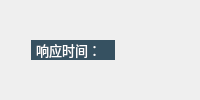
                   <widget class="QWidget" name="widget_response_bottom" native="true">
                    <property name="minimumSize">
                     <size>
                      <width>0</width>
                      <height>25</height>
                     </size>
                    </property>
                    <property name="font">
                     <font>
                      <family>OPPOSans B</family>
                      <pointsize>10</pointsize>
                      <stylestrategy>PreferAntialias</stylestrategy>
                     </font>
                    </property>
                    <property name="styleSheet">
                     <string notr="true">#widget_response_bottom{
	background-color: rgb(54, 81, 97);
	border-bottom-left-radius: 10px;
	border-bottom-right-radius: 10px;
}
</string>
                    </property>
                    <layout class="QHBoxLayout" name="horizontalLayout_6">
                     <property name="spacing">
                      <number>0</number>
                     </property>
                     <property name="leftMargin">
                      <number>3</number>
                     </property>
                     <property name="topMargin">
                      <number>3</number>
                     </property>
                     <property name="rightMargin">
                      <number>0</number>
                     </property>
                     <property name="bottomMargin">
                      <number>3</number>
                     </property>
                     <item>
                      <spacer name="horizontalSpacer_29">
                       <property name="font">
                        <font>
                         <stylestrategy>PreferAntialias</stylestrategy>
                        </font>
                       </property>
                       <property name="orientation">
                        <enum>Qt::Horizontal</enum>
                       </property>
                       <property name="sizeType">
                        <enum>QSizePolicy::Fixed</enum>
                       </property>
                       <property name="sizeHint" stdset="0">
                        <size>
                         <width>10</width>
                         <height>20</height>
                        </size>
                       </property>
                      </spacer>
                     </item>
                     <item>
                      <widget class="QLabel" name="label_req">
                       <property name="font">
                        <font>
                         <family>OPPOSans B</family>
                         <pointsize>10</pointsize>
                         <stylestrategy>PreferAntialias</stylestrategy>
                        </font>
                       </property>
                       <property name="styleSheet">
                        <string notr="true">color: rgb(255, 255, 255);
background-color: rgba(255, 255, 255, 0);
border-top-left-radius: 15px;
border: 0px solid rgba(212, 212, 212, 50);</string>
                       </property>
                       <property name="text">
                        <string/>
                       </property>
                      </widget>
                     </item>
                     <item>
                      <spacer name="horizontalSpacer_7">
                       <property name="font">
                        <font>
                         <stylestrategy>PreferAntialias</stylestrategy>
                        </font>
                       </property>
                       <property name="orientation">
                        <enum>Qt::Horizontal</enum>
                       </property>
                       <property name="sizeType">
                        <enum>QSizePolicy::Fixed</enum>
                       </property>
                       <property name="sizeHint" stdset="0">
                        <size>
                         <width>10</width>
                         <height>20</height>
                        </size>
                       </property>
                      </spacer>
                     </item>
                     <item>
                      <widget class="QLabel" name="label_time">
                       <property name="minimumSize">
                        <size>
                         <width>0</width>
                         <height>0</height>
                        </size>
                       </property>
                       <property name="maximumSize">
                        <size>
                         <width>16777215</width>
                         <height>20</height>
                        </size>
                       </property>
                       <property name="font">
                        <font>
                         <family>OPPOSans B</family>
                         <pointsize>10</pointsize>
                         <stylestrategy>PreferAntialias</stylestrategy>
                        </font>
                       </property>
                       <property name="styleSheet">
                        <string notr="true">background-color: rgb(54, 81, 97);
color: rgb(255, 255, 255);
padding-left:2px;
padding-right:10px;</string>
                       </property>
                       <property name="text">
                        <string>响应时间：</string>
                       </property>
                      </widget>
                     </item>
                     <item>
                      <spacer name="horizontalSpacer_24">
                       <property name="font">
                        <font>
                         <stylestrategy>PreferAntialias</stylestrategy>
                        </font>
                       </property>
                       <property name="orientation">
                        <enum>Qt::Horizontal</enum>
                       </property>
                       <property name="sizeType">
                        <enum>QSizePolicy::Fixed</enum>
                       </property>
                       <property name="sizeHint" stdset="0">
                        <size>
                         <width>10</width>
                         <height>20</height>
                        </size>
                       </property>
                      </spacer>
                     </item>
                     <item>
                      <widget class="QLabel" name="label_headers">
                       <property name="sizePolicy">
                        <sizepolicy hsizetype="Expanding" vsizetype="Preferred">
                         <horstretch>0</horstretch>
                         <verstretch>0</verstretch>
                        </sizepolicy>
                       </property>
                       <property name="minimumSize">
                        <size>
                         <width>0</width>
                         <height>20</height>
                        </size>
                       </property>
                       <property name="maximumSize">
                        <size>
                         <width>16777215</width>
                         <height>20</height>
                        </size>
                       </property>
                       <property name="font">
                        <font>
                         <family>OPPOSans B</family>
                         <pointsize>10</pointsize>
                         <stylestrategy>PreferAntialias</stylestrategy>
                        </font>
                       </property>
                       <property name="styleSheet">
                        <string notr="true">color: rgb(255, 255, 255);</string>
                       </property>
                       <property name="text">
                        <string/>
                       </property>
                       <property name="alignment">
                        <set>Qt::AlignLeading|Qt::AlignLeft|Qt::AlignVCenter</set>
                       </property>
                      </widget>
                     </item>
                     <item>
                      <spacer name="horizontalSpacer_6">
                       <property name="font">
                        <font>
                         <stylestrategy>PreferAntialias</stylestrategy>
                        </font>
                       </property>
                       <property name="orientation">
                        <enum>Qt::Horizontal</enum>
                       </property>
                       <property name="sizeHint" stdset="0">
                        <size>
                         <width>40</width>
                         <height>20</height>
                        </size>
                       </property>
                      </spacer>
                     </item>
                    </layout>
                   </widget>
